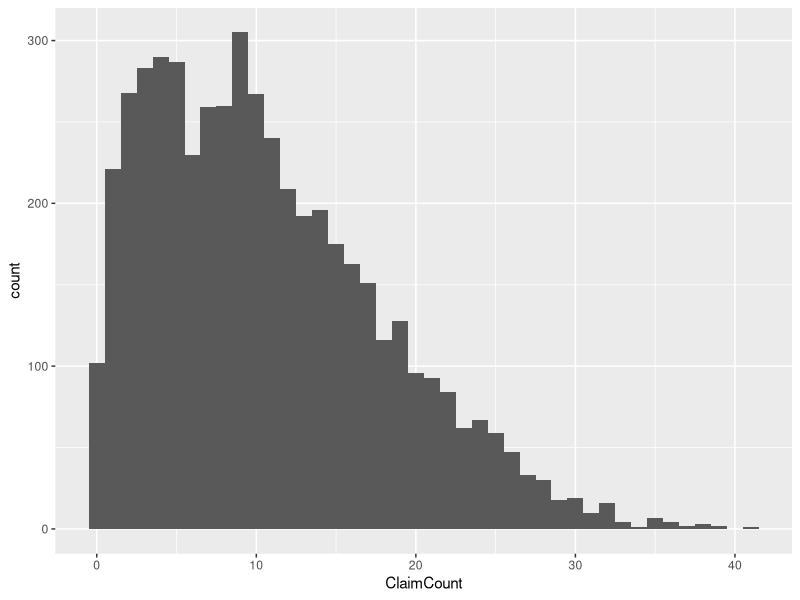
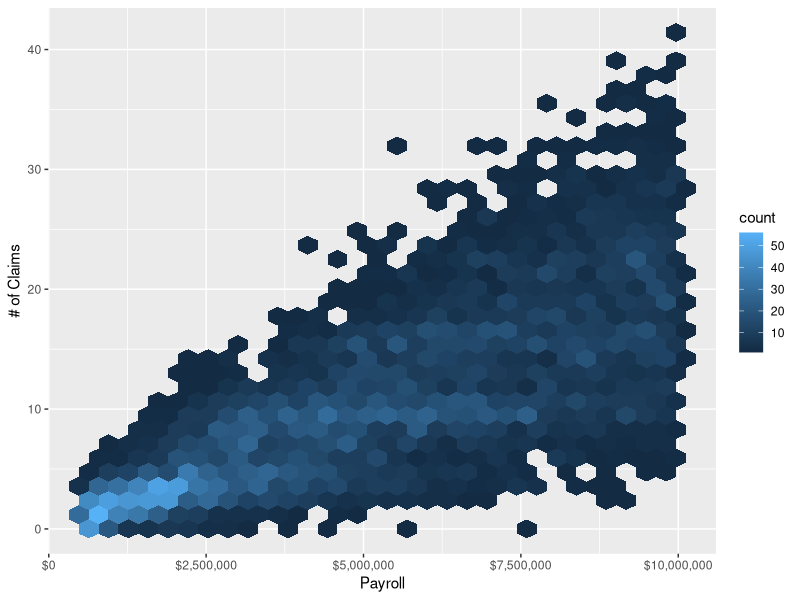
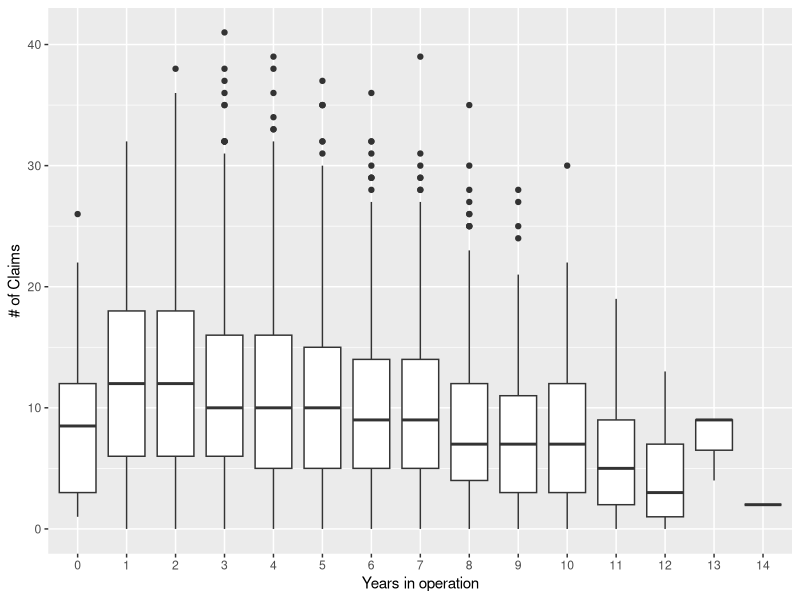
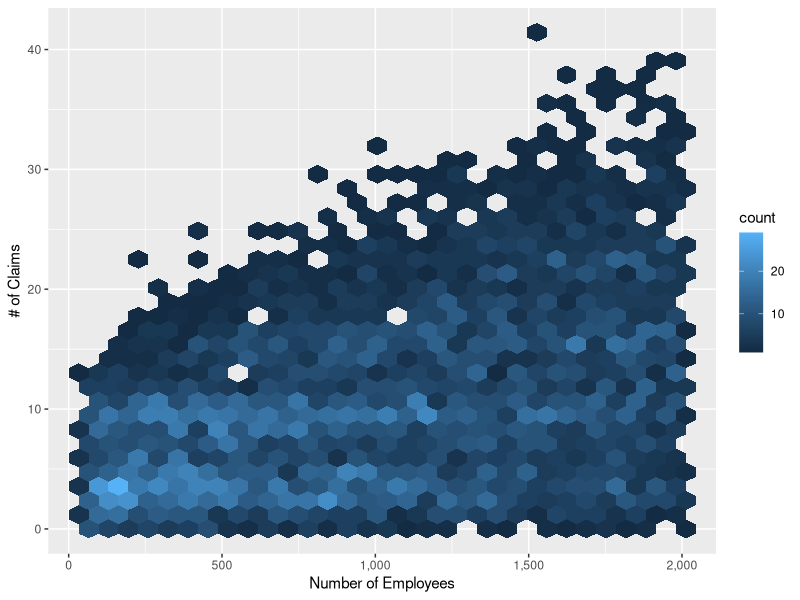
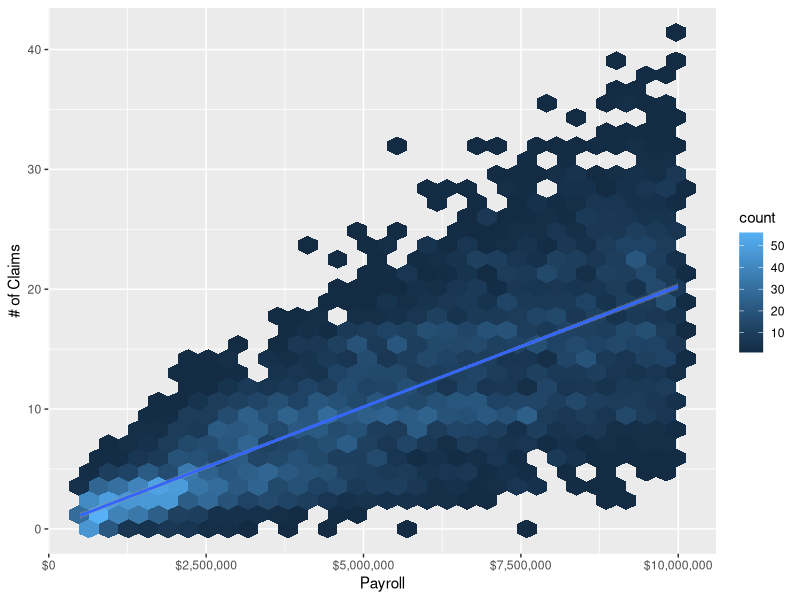
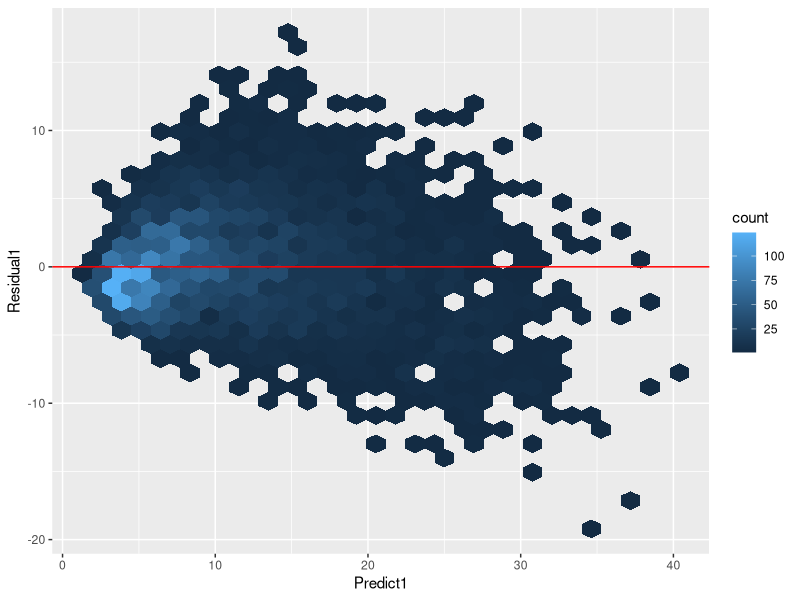
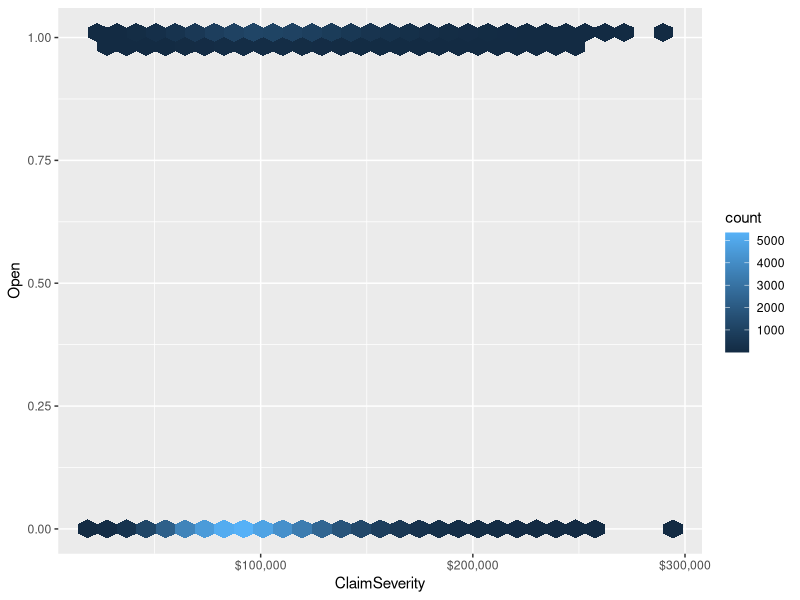
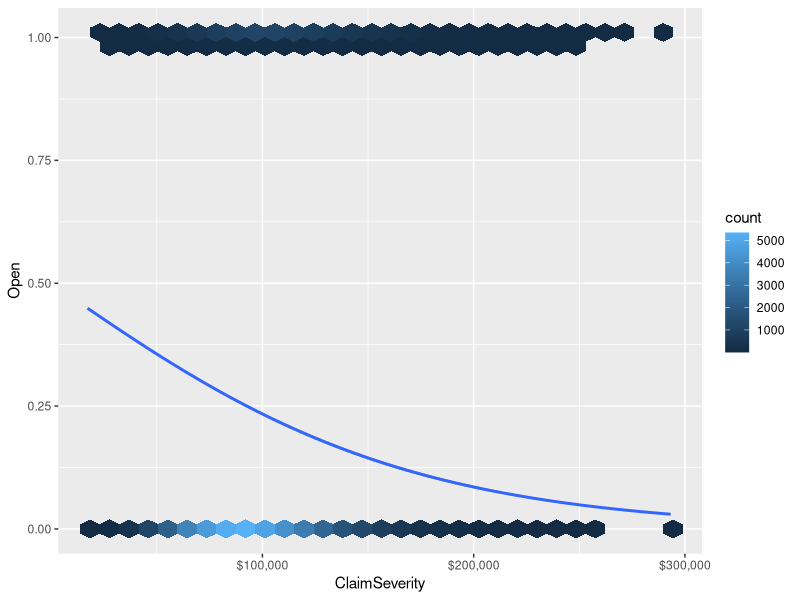

Recreate these plots in R, in order.
## ----include=FALSE-------------------------------------------------------
knitr::opts_chunk$set(
    warning=FALSE
  , error=FALSE
  , echo=FALSE
  , message=FALSE
)
knitr::opts_knit$set(root.dir = normalizePath('../../'))
suppressPackageStartupMessages(library(ggplot2))
suppressPackageStartupMessages(library(dplyr))

## ------------------------------------------------------------------------
set.seed(1234)

num_policies <- 5e3

payroll <- runif(num_policies, 500e3, 10e6)
years_in_operation <- rpois(num_policies, 5)
number_of_employees <- as.integer(runif(num_policies, 50, 2e3))
claims_per_mil <- 1.5 - .1 * years_in_operation + 0.001 * number_of_employees
lambda <- claims_per_mil * payroll / 1e6
claim_count <- rpois(num_policies, lambda)

dfGLM <- data.frame(
    ClaimCount = claim_count
  , Payroll = payroll
  , YearsInOperation = years_in_operation
  , NumberOfEmployees = number_of_employees)

total_claims <- sum(claim_count)
claim_severity <- rgamma(total_claims, 10, 1/10e3)
open_prob <- pmin(claim_severity / 500e3, 1)

dfBinomial <- data.frame(
      ClaimSeverity = claim_severity
    , OpenProb = open_prob
    , Open = rbinom(total_claims, 1, open_prob)
  )

## ----fig.height=4--------------------------------------------------------
plt <- ggplot(dfGLM, aes(ClaimCount)) + geom_histogram(binwidth = 1)
plt

## ------------------------------------------------------------------------
plt <- ggplot(dfGLM, aes(Payroll, ClaimCount)) + geom_hex()
plt <- plt + scale_x_continuous(labels = scales::dollar) + ylab("# of Claims")
plt

## ------------------------------------------------------------------------
plt <- ggplot(dfGLM, aes(as.factor(YearsInOperation), ClaimCount)) + geom_boxplot()
plt <- plt + ylab("# of Claims") + xlab('Years in operation')
plt

## ------------------------------------------------------------------------
plt <- ggplot(dfGLM, aes(NumberOfEmployees, ClaimCount)) + geom_hex()
plt <- plt + scale_x_continuous(labels = scales::comma)
plt <- plt + ylab("# of Claims") + xlab('Number of Employees')
plt

## ------------------------------------------------------------------------
plt <- ggplot(dfGLM, aes(Payroll, ClaimCount)) + geom_hex()
plt <- plt + scale_x_continuous(labels = scales::dollar) + ylab("# of Claims")
plt + geom_smooth(method = "lm", formula = y ~ 1 + x)

## ----echo=TRUE-----------------------------------------------------------
fit_lm <- lm(ClaimCount ~ Payroll, data = dfGLM)

## ----echo=TRUE-----------------------------------------------------------
fit_glm <- glm(ClaimCount ~ Payroll + YearsInOperation + NumberOfEmployees, data = dfGLM, family = "poisson")

## ------------------------------------------------------------------------
summary(fit_glm)

## ------------------------------------------------------------------------
dfGLM$Predict1 <- predict(fit_glm, type = 'response')

## ------------------------------------------------------------------------
dfGLM$Residual1 <- residuals(fit_glm, type = 'response')
plt <- ggplot(dfGLM, aes(Predict1, Residual1)) + geom_hex()
plt <- plt + geom_hline(yintercept = 0, color = 'red')
plt

## ----echo=TRUE, collapse=TRUE--------------------------------------------
fit_1 <- glm(ClaimCount ~ 1 + Payroll, data = dfGLM, family="poisson")

fit_2 <- glm(ClaimCount ~ 1, data = dfGLM, family="poisson", offset=log(Payroll))

fit_1$aic
fit_2$aic
coef(fit_1)
coef(fit_2)

## ------------------------------------------------------------------------
plt <- ggplot(dfBinomial, aes(ClaimSeverity, Open)) + geom_hex()
plt <- plt + scale_x_continuous(labels=scales::dollar)
plt

## ------------------------------------------------------------------------
fit_open <- glm(Open ~ ClaimSeverity, data=dfBinomial, family="binomial")
summary(fit_open)

## ------------------------------------------------------------------------
fit_open_1 <- glm(Open ~ 0 + ClaimSeverity, data=dfBinomial, family="binomial")
fit_open_2 <- glm(Open ~ 1 + ClaimSeverity, data=dfBinomial, family="binomial")
summary(fit_open_1)
summary(fit_open_2)

## ------------------------------------------------------------------------
fit_open_1 <- glm(Open ~ 0 + ClaimSeverity, data=dfBinomial, family=binomial(link="identity"))
fit_open_2 <- glm(Open ~ 1 + ClaimSeverity, data=dfBinomial, family=binomial(link="identity"))
summary(fit_open_1)
summary(fit_open_2)

## ------------------------------------------------------------------------
plt <- ggplot(dfBinomial, aes(ClaimSeverity, Open)) + geom_hex()
plt <- plt + scale_x_continuous(labels=scales::dollar)
plt + geom_smooth(method = "glm", formula = y ~ 0 + x, method.args = list(family = "binomial"))

## ------------------------------------------------------------------------
plt <- ggplot(dfBinomial, aes(OpenProb, Open)) + geom_hex()
plt + geom_smooth(method = "glm", formula = y ~ 1 + x, method.args = list(family = "binomial"))

